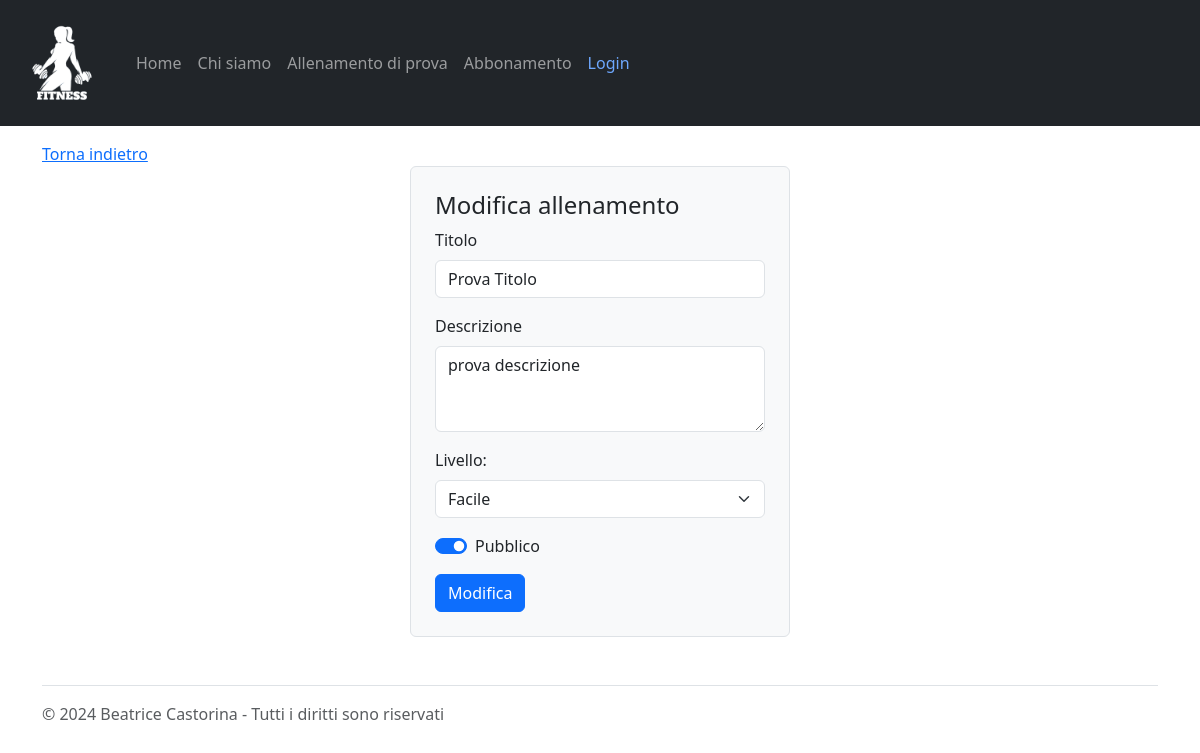
The app's page /modify_workout/8, older data.
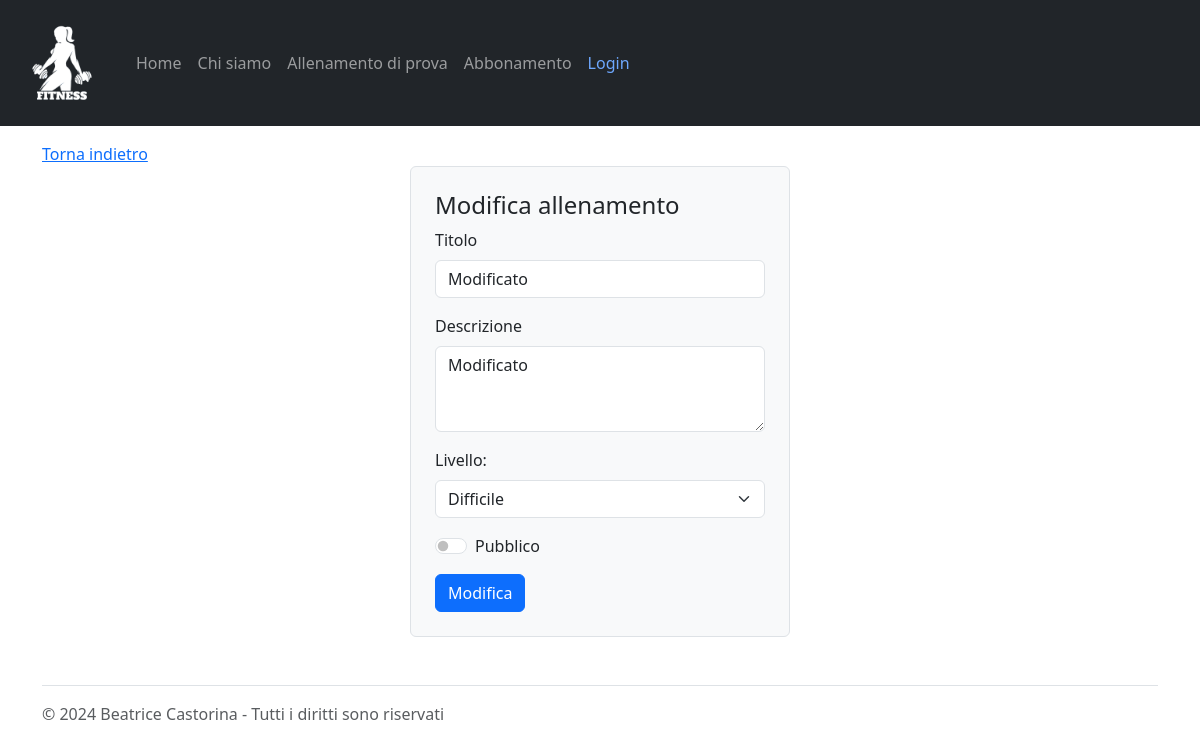
The same page, newer data.
### tables this page shows
CREATE TABLE "Allenamenti" (
	"id_allenamento"	INTEGER,
	"pt_id"	INTEGER NOT NULL,
	"titolo"	TEXT NOT NULL,
	"descrizione"	TEXT NOT NULL,
	"livello"	TEXT NOT NULL,
	"visibile"	INTEGER NOT NULL,
	"data_creazione"	TEXT NOT NULL,
	PRIMARY KEY("id_allenamento" AUTOINCREMENT),
	FOREIGN KEY("pt_id") REFERENCES "Utenti"("id")
);

### app.py (the view)
@app.route("/modify_workout/<int:id_allenamento>", methods=['POST','GET'])
def modify_workout(id_allenamento):
  if request.method == 'POST':
    workout = request.form.to_dict()
    print("workout to modify",workout)
    visibilita = workout.get("pubblico", "privato")
    if visibilita == "pubblico":
      workout['visibile'] = 1
    else:
      workout['visibile'] = 0
    if workout['titolo'] == '':
      app.logger.error('Il campo non può essere vuoto')
      return redirect(url_for('index'))
    if workout['description'] == '':
      app.logger.error('Il campo non può essere vuoto')
      return redirect(url_for('index'))
    if workout['livello'] == '':
      app.logger.error('Il campo non può essere vuoto')
      return redirect(url_for('index'))
    workout['id_allenamento'] = id_allenamento
    success = allenamenti_dao.modifica_allenamento(workout)
    if success:
      return redirect(url_for('pt_profile'))
    return redirect(url_for('index'))
  else:
    allenamento_db = allenamenti_dao.get_allenamento(id_allenamento)
    return render_template("modify_workout.html", allenamento=allenamento_db)

### allenamenti_dao.py (called while the page is built)
def get_allenamento(id_allenamento):
	query = 'SELECT * FROM Allenamenti WHERE id_allenamento=?'
	connection = sqlite3.connect('db/personal.db')
	connection.row_factory = sqlite3.Row
	cursor = connection.cursor()
	cursor.execute(query,(id_allenamento,))
	result = cursor.fetchone()
	cursor.close()
	connection.close()
	return result

### templates/modify_workout.html (shortened to what this page needs)
{% extends "base.html" %}
{% block content %}
<a href="/">Torna indietro</a>
	<div class="col-4 offset-md-4 bg-light p-4 border rounded">
		<h4>Modifica allenamento</h4>
		<form action="/modify_workout/{{allenamento.id_allenamento}}" method="POST">
			<div class="mb-3">
				<label for="titleInput" class="form-label">Titolo</label>
				<input value="{{allenamento.titolo}}" type="text" class="form-control" name="titolo" id="titleInput" required>
			</div>
      <div class="mb-3">
        <label for="FormControlTextarea" class="form-label">Descrizione</label>
        <textarea name="description" class="form-control" id="FormControlTextarea" rows="3" required>{{allenamento.descrizione}}</textarea>
      </div>
			<div class="mb-3">
				<label for="livello">Livello:</label>
				<select class="form-select mt-2" aria-label="livello" id="livello" name="livello" required>
					<option value="facile" {% if allenamento.livello.lower() == "facile" %} selected {% endif %}>Facile</option>
					<option value="difficile" {% if allenamento.livello.lower() == "difficile" %} selected {% endif %}>Difficile</option>
				</select>
			</div>
			<div class="form-check form-switch mb-3">
				<input class="form-check-input" type="checkbox" role="switch" id="flexSwitch" name="pubblico" value="pubblico" {% if allenamento.visibile == 1 %} checked {% endif %}>
				<label class="form-check-label" for="flexSwitch">Pubblico</label>
			</div>
			<button type="submit" class="btn btn-primary">Modifica</button>
		</form>
	</div>
{% endblock %}

### templates/base.html (shortened to what this page needs)
<!DOCTYPE html>
<html lang="it">
  <head>
    <link href="https://cdn.jsdelivr.net/npm/bootstrap@5.3.2/dist/css/bootstrap.min.css" rel="stylesheet">
  </head>
  <body>
    <nav class="navbar navbar-expand-lg bg-dark" data-bs-theme="dark">
      <div class="container-fluid">
        <a class="navbar-brand" href="#">
          <img src="{{ url_for('static', filename='logo-light.png') }}" alt="Logo GetFit" width="100" height="100">
        </a>
        <div class="collapse navbar-collapse" id="navbarSupportedContent">
          <ul class="navbar-nav me-auto mb-2 mb-lg-0">
            <li class="nav-item">
              <a class="nav-link {% if request.path == url_for('index') %}active{% endif %}" aria-current="page" href="{{ url_for('index') }}">Home</a>
            </li>
            <li class="nav-item">
              <a class="nav-link {% if request.path == url_for('about') %}active{% endif %}" aria-current="page" href="{{ url_for('about') }}">Chi siamo</a>
            </li>
            <li class="nav-item">
              <a class="nav-link" aria-current="page" href="#">Allenamento di prova</a>
            </li>
            <li class="nav-item">
              <a class="nav-link" aria-current="page" href="#">Abbonamento</a>
            </li>
            {% if not current_user.is_authenticated %}
            <li class="nav-item">
              <a class="nav-link text-primary-emphasis {% if request.path == url_for('login') %}active{% endif %}" aria-current="page" href="{{ url_for('login') }}">Login</a>
            </li>
            {% endif %}
          </ul>
        </div>
      </div>
    </nav>
    <div class="container pt-3">
      <div class="row">
        {% block content %}{% endblock %}
      </div>
      <footer class="mt-5 border-top">
          <p class="mt-3 text-body-secondary">© 2024 Beatrice Castorina - Tutti i diritti sono riservati</p>
      </footer>
    </div>
  </body>
</html>

Row changes from the older to the newer data that the page shows:
changed Allenamenti: titolo "Prova Titolo" → "Modificato"; description "prova descrizione" → "Modificato"; livello "Facile" → "Difficile"; visibile "☑" → "☐"
